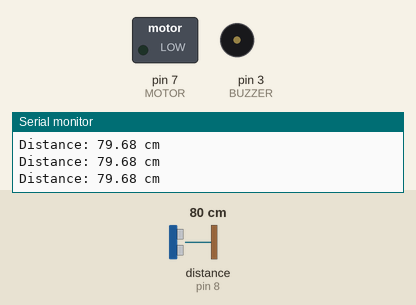
This sketch was run on a simulated Arduino Uno, built with avr-gcc and run on an emulated ATmega328P. Shown: switched loads named in the sketch (green lamp = pin HIGH), buzzer (waves = sounding, pin HIGH), the last lines printed to the serial monitor. Wiring (inferred from the names in the program): ultrasonic range finder: trigger pin 9; echo pin 8. Inputs (shaded band) come from the test bench; at power-on: distance to the obstacle (sensor on pin 8) 80 cm. The echo pulse lasts 58.3 µs per cm; pins used as bus, display or sensor lines are not drawn.

Above: at 1.2 s.
1.3 s: distance to the obstacle (sensor on pin 8) set to 23 cm
2.8 s: distance to the obstacle (sensor on pin 8) set to 18 cm
At 3.2 s:
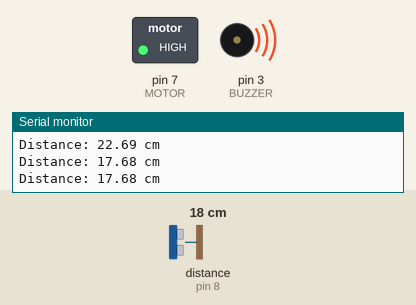
4.3 s: distance to the obstacle (sensor on pin 8) set to 35 cm
At 5.0 s:
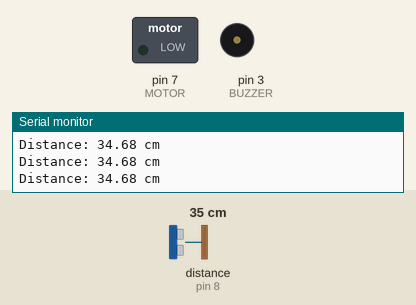
5.9 s: distance to the obstacle (sensor on pin 8) set to 2 cm
At 7.1 s:
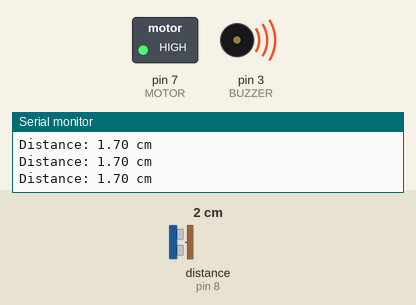
Timing chart, 0 to 8.6 s (numbered marks = the images above; inputs shaded):
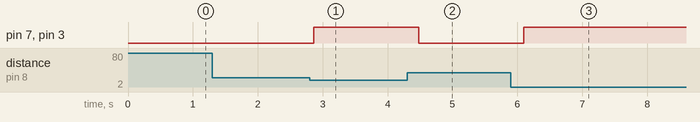

The sketch:

obstacle_alert.ino
```cpp
// EYEMAC VISION NAVIS - Tinkercad simulation sketch (Arduino UNO)
// HC-SR04 distance -> buzzer + vibration motor alert (Report, Appendix I)
#define TRIG 9
#define ECHO 8
#define BUZZER 3
#define MOTOR 7
#define BUTTON 2

long duration;
float distance;

void setup() {
  Serial.begin(115200);
  pinMode(TRIG, OUTPUT);
  pinMode(ECHO, INPUT);
  pinMode(BUZZER, OUTPUT);
  pinMode(MOTOR, OUTPUT);
  pinMode(BUTTON, INPUT_PULLUP);
}

void loop() {
  // Trigger the ultrasonic pulse
  digitalWrite(TRIG, LOW);
  delayMicroseconds(2);
  digitalWrite(TRIG, HIGH);
  delayMicroseconds(10);
  digitalWrite(TRIG, LOW);

  duration = pulseIn(ECHO, HIGH);
  distance = (duration * 0.0343) / 2.0; // distance in cm

  Serial.print("Distance: ");
  Serial.print(distance);
  Serial.println(" cm");

  // Obstacle within 20 cm -> alert
  if (distance > 0 && distance <= 20) {
    digitalWrite(BUZZER, HIGH);
    digitalWrite(MOTOR, HIGH);
  } else {
    digitalWrite(BUZZER, LOW);
    digitalWrite(MOTOR, LOW);
  }
  delay(200);
}
```

Measured:
- the behaviour switches between 21 and 20 cm on distance to the obstacle (sensor on pin 8) (found by bisection; images 0 and 1)
- after the input at 2.8 s, pin 7 (MOTOR), pin 3 (BUZZER): LOW → HIGH after 0.06 s
- after the input at 4.3 s, pin 7 (MOTOR), pin 3 (BUZZER): HIGH → LOW after 0.18 s
- after the input at 5.9 s, pin 7 (MOTOR), pin 3 (BUZZER): LOW → HIGH after 0.20 s
